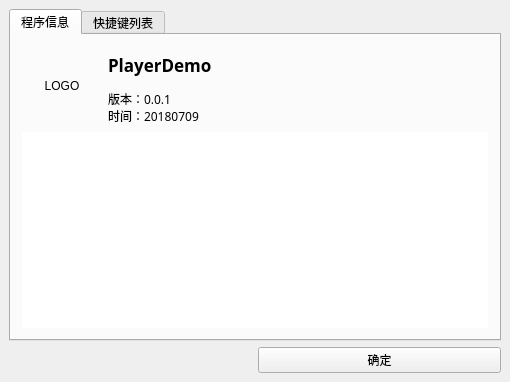
<?xml version="1.0" encoding="UTF-8"?>
<ui version="4.0">
 <class>About</class>
 <widget class="QWidget" name="About">
  <property name="geometry">
   <rect>
    <x>0</x>
    <y>0</y>
    <width>510</width>
    <height>382</height>
   </rect>
  </property>
  <property name="font">
   <font>
    <pointsize>9</pointsize>
   </font>
  </property>
  <property name="windowTitle">
   <string>PlayerDemo 关于</string>
  </property>
  <property name="windowIcon">
   <iconset>
    <normaloff>://res/Player.ico</normaloff>://res/Player.ico</iconset>
  </property>
  <layout class="QGridLayout" name="gridLayout">
   <property name="leftMargin">
    <number>9</number>
   </property>
   <property name="topMargin">
    <number>9</number>
   </property>
   <property name="rightMargin">
    <number>9</number>
   </property>
   <property name="bottomMargin">
    <number>9</number>
   </property>
   <property name="spacing">
    <number>6</number>
   </property>
   <item row="0" column="0" colspan="2">
    <widget class="QTabWidget" name="tabWidget">
     <property name="currentIndex">
      <number>0</number>
     </property>
     <widget class="QWidget" name="tab">
      <attribute name="title">
       <string>程序信息</string>
      </attribute>
      <layout class="QGridLayout" name="gridLayout_4">
       <item row="0" column="0">
        <layout class="QVBoxLayout" name="verticalLayout">
         <item>
          <layout class="QHBoxLayout" name="horizontalLayout">
           <item>
            <widget class="QLabel" name="LogoLabel">
             <property name="minimumSize">
              <size>
               <width>80</width>
               <height>80</height>
              </size>
             </property>
             <property name="maximumSize">
              <size>
               <width>80</width>
               <height>80</height>
              </size>
             </property>
             <property name="text">
              <string>LOGO</string>
             </property>
             <property name="alignment">
              <set>Qt::AlignmentFlag::AlignCenter</set>
             </property>
            </widget>
           </item>
           <item>
            <layout class="QGridLayout" name="gridLayout_2">
             <item row="0" column="0">
              <widget class="QLabel" name="label_2">
               <property name="font">
                <font>
                 <family>微软雅黑</family>
                 <pointsize>13</pointsize>
                 <bold>true</bold>
                </font>
               </property>
               <property name="text">
                <string>PlayerDemo</string>
               </property>
              </widget>
             </item>
             <item row="1" column="0">
              <widget class="QLabel" name="VersionLabel">
               <property name="font">
                <font>
                 <family>微软雅黑</family>
                 <pointsize>9</pointsize>
                </font>
               </property>
               <property name="text">
                <string>版本：0.0.1
时间：20180709</string>
               </property>
              </widget>
             </item>
            </layout>
           </item>
          </layout>
         </item>
         <item>
          <widget class="QTextBrowser" name="textBrowser_2">
           <property name="font">
            <font>
             <family>微软雅黑</family>
             <pointsize>9</pointsize>
            </font>
           </property>
           <property name="frameShape">
            <enum>QFrame::Shape::NoFrame</enum>
           </property>
           <property name="html">
            <string>&lt;!DOCTYPE HTML PUBLIC &quot;-//W3C//DTD HTML 4.0//EN&quot; &quot;http://www.w3.org/TR/REC-html40/strict.dtd&quot;&gt;
&lt;html&gt;&lt;head&gt;&lt;meta name=&quot;qrichtext&quot; content=&quot;1&quot; /&gt;&lt;meta charset=&quot;utf-8&quot; /&gt;&lt;style type=&quot;text/css&quot;&gt;
p, li { white-space: pre-wrap; }
hr { height: 1px; border-width: 0; }
li.unchecked::marker { content: &quot;\2610&quot;; }
li.checked::marker { content: &quot;\2612&quot;; }
&lt;/style&gt;&lt;/head&gt;&lt;body style=&quot; font-family:'微软雅黑'; font-size:9pt; font-weight:400; font-style:normal;&quot;&gt;
&lt;p style=&quot;-qt-paragraph-type:empty; margin-top:0px; margin-bottom:0px; margin-left:0px; margin-right:0px; -qt-block-indent:0; text-indent:0px; font-family:'SimSun';&quot;&gt;&lt;br /&gt;&lt;/p&gt;&lt;/body&gt;&lt;/html&gt;</string>
           </property>
           <property name="openExternalLinks">
            <bool>true</bool>
           </property>
          </widget>
         </item>
        </layout>
       </item>
      </layout>
     </widget>
     <widget class="QWidget" name="tab_2">
      <attribute name="title">
       <string>快捷键列表</string>
      </attribute>
      <layout class="QGridLayout" name="gridLayout_3">
       <item row="0" column="0">
        <widget class="QTextBrowser" name="textBrowser">
         <property name="frameShape">
          <enum>QFrame::Shape::NoFrame</enum>
         </property>
         <property name="html">
          <string>&lt;!DOCTYPE HTML PUBLIC &quot;-//W3C//DTD HTML 4.0//EN&quot; &quot;http://www.w3.org/TR/REC-html40/strict.dtd&quot;&gt;
&lt;html&gt;&lt;head&gt;&lt;meta name=&quot;qrichtext&quot; content=&quot;1&quot; /&gt;&lt;meta charset=&quot;utf-8&quot; /&gt;&lt;style type=&quot;text/css&quot;&gt;
p, li { white-space: pre-wrap; }
hr { height: 1px; border-width: 0; }
li.unchecked::marker { content: &quot;\2610&quot;; }
li.checked::marker { content: &quot;\2612&quot;; }
&lt;/style&gt;&lt;/head&gt;&lt;body style=&quot; font-family:'Microsoft YaHei UI'; font-size:9pt; font-weight:400; font-style:normal;&quot;&gt;
&lt;p style=&quot; margin-top:0px; margin-bottom:0px; margin-left:0px; margin-right:0px; -qt-block-indent:0; text-indent:0px;&quot;&gt;&lt;span style=&quot; font-family:'SimSun'; font-size:10pt;&quot;&gt;快捷键	指令&lt;/span&gt;&lt;/p&gt;
&lt;p style=&quot; margin-top:0px; margin-bottom:0px; margin-left:0px; margin-right:0px; -qt-block-indent:0; text-indent:0px;&quot;&gt;&lt;span style=&quot; font-family:'SimSun'; font-size:10pt;&quot;&gt;----------------------------------&lt;/span&gt;&lt;/p&gt;
&lt;p style=&quot; margin-top:0px; margin-bottom:0px; margin-left:0px; margin-right:0px; -qt-block-indent:0; text-indent:0px;&quot;&gt;&lt;span style=&quot; font-family:'SimSun'; font-size:10pt;&quot;&gt;Enter	屏幕-&amp;gt;全屏&lt;/span&gt;&lt;/p&gt;
&lt;p style=&quot; margin-top:0px; margin-bottom:0px; margin-left:0px; margin-right:0px; -qt-block-indent:0; text-indent:0px;&quot;&gt;&lt;span style=&quot; font-family:'SimSun'; font-size:10pt;&quot;&gt;↑	声音-&amp;gt;音量 +&lt;/span&gt;&lt;/p&gt;
&lt;p style=&quot; margin-top:0px; margin-bottom:0px; margin-left:0px; margin-right:0px; -qt-block-indent:0; text-indent:0px;&quot;&gt;&lt;span style=&quot; font-family:'SimSun'; font-size:10pt;&quot;&gt;↓	声音-&amp;gt;音量 -&lt;/span&gt;&lt;/p&gt;
&lt;p style=&quot; margin-top:0px; margin-bottom:0px; margin-left:0px; margin-right:0px; -qt-block-indent:0; text-indent:0px;&quot;&gt;&lt;span style=&quot; font-family:'SimSun'; font-size:10pt;&quot;&gt;→	播放-&amp;gt;定位-&amp;gt;步进5 秒&lt;/span&gt;&lt;/p&gt;
&lt;p style=&quot; margin-top:0px; margin-bottom:0px; margin-left:0px; margin-right:0px; -qt-block-indent:0; text-indent:0px;&quot;&gt;&lt;span style=&quot; font-family:'SimSun'; font-size:10pt;&quot;&gt;←	播放-&amp;gt;定位-&amp;gt;步退5 秒&lt;/span&gt;&lt;/p&gt;&lt;/body&gt;&lt;/html&gt;</string>
         </property>
        </widget>
       </item>
      </layout>
     </widget>
    </widget>
   </item>
   <item row="1" column="1" alignment="">
    <widget class="QPushButton" name="ClosePushButton">
     <property name="layoutDirection">
      <enum>Qt::LayoutDirection::LeftToRight</enum>
     </property>
     <property name="text">
      <string>确定</string>
     </property>
     <property name="autoDefault">
      <bool>false</bool>
     </property>
    </widget>
   </item>
  </layout>
 </widget>
 <layoutdefault spacing="6" margin="11"/>
 <resources/>
 <connections/>
</ui>
